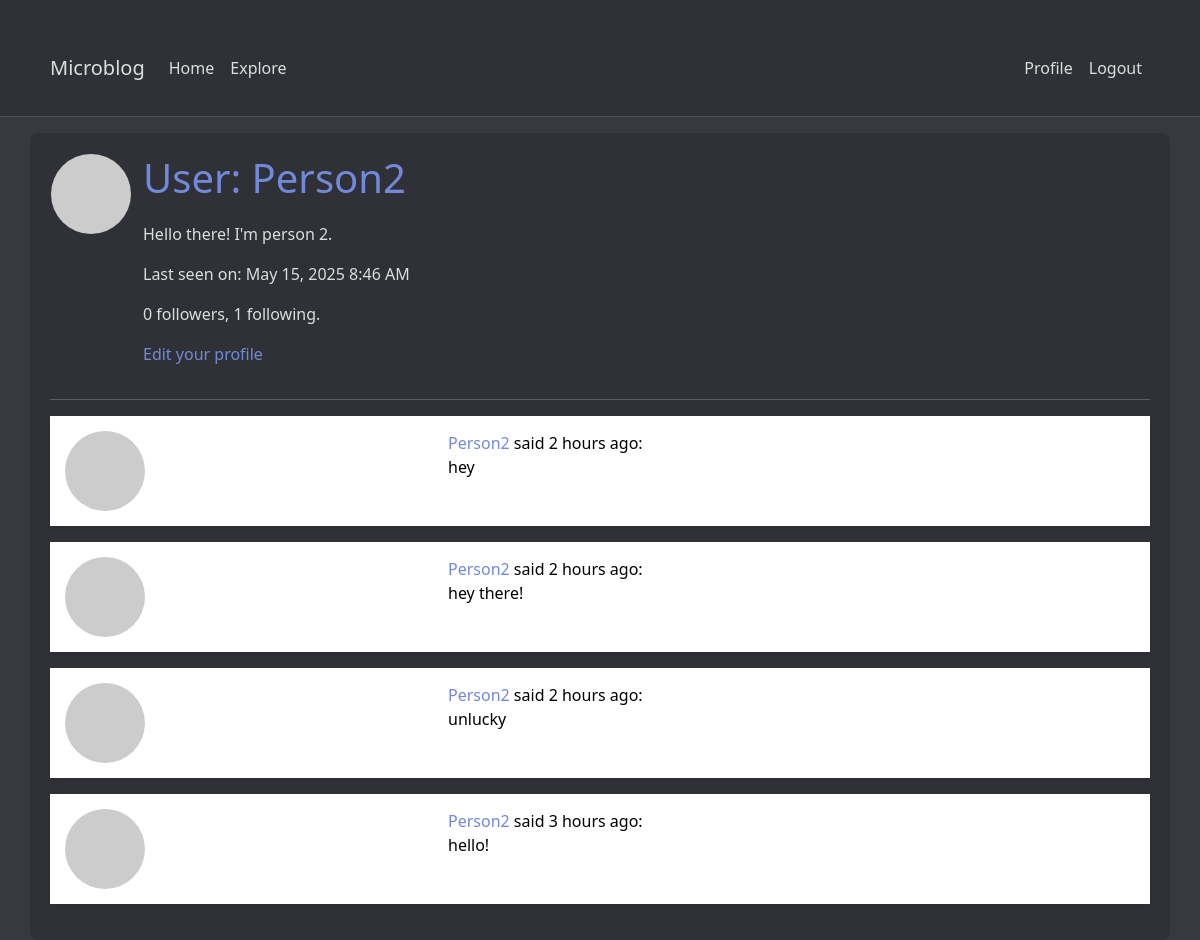
The page /user/Person2 (signed in) on the database as committed earlier.
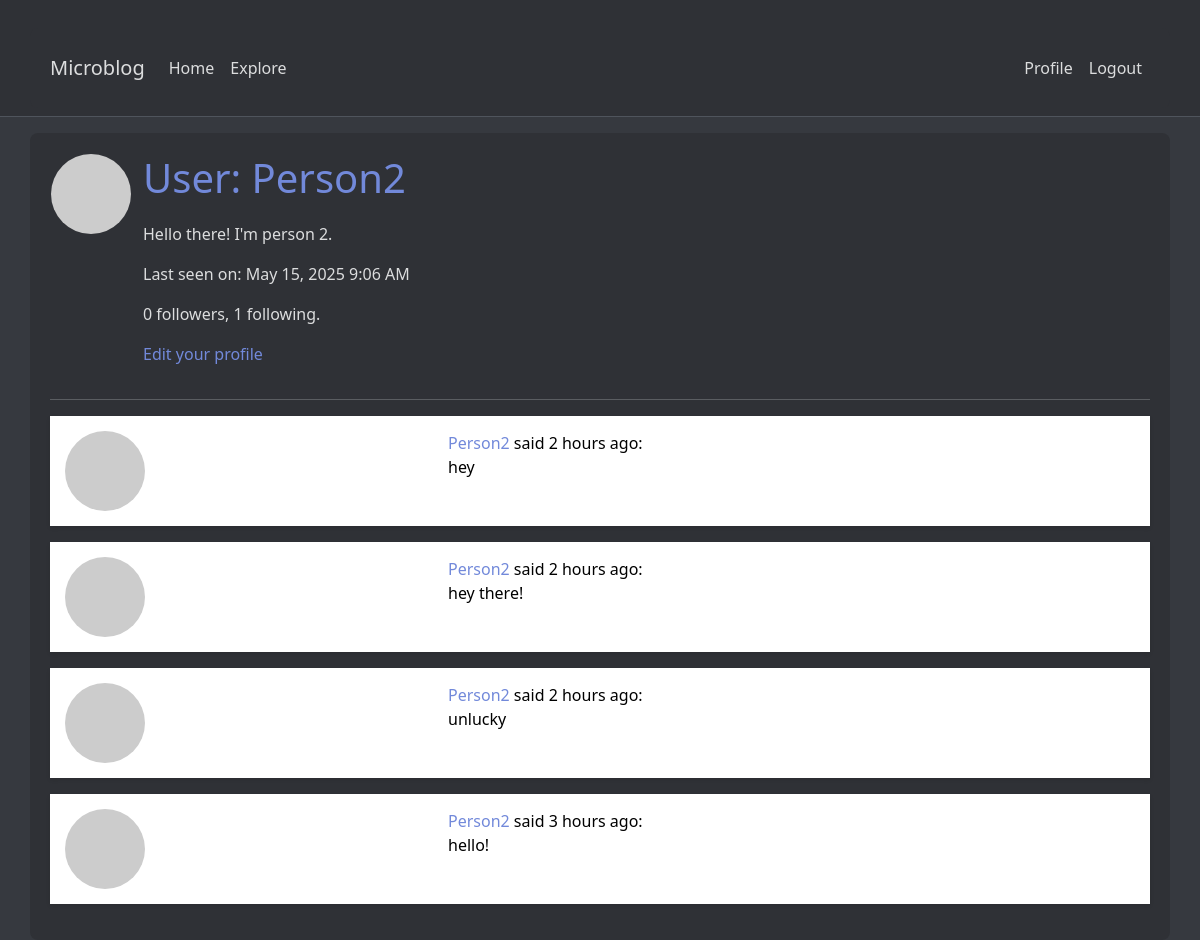
The same page on the database as committed later.
### app/models.py (models this page shows, shortened)
class User(UserMixin,db.Model):
    id: so.Mapped[int] = so.mapped_column(primary_key=True)
    username: so.Mapped[str] = so.mapped_column(sa.String(64), unique=True, index=True)
    email: so.Mapped[str] = so.mapped_column(sa.String(120), unique=True)
    password_hash: so.Mapped[str] = so.mapped_column(sa.String(128))
    posts: so.WriteOnlyMapped['Post'] = so.relationship('Post', back_populates='author')
    about_me: so.Mapped[Optional[str]] = so.mapped_column(sa.String(140))
    last_seen: so.Mapped[datetime] = so.mapped_column(default=lambda:datetime.now(timezone.utc))
    following: so.WriteOnlyMapped['User'] = so.relationship(
        secondary=followers, primaryjoin=(followers.c.follower_id == id),
        secondaryjoin=(followers.c.followed_id == id),
        back_populates='followers'
    )
    followers: so.WriteOnlyMapped['User'] = so.relationship(
        secondary=followers, primaryjoin=(followers.c.followed_id == id),
        secondaryjoin=(followers.c.follower_id == id),
        back_populates='following'
    )
    def avatar(self, size):
        digest = md5(self.email.lower().encode('utf-8')).hexdigest()
        return f'https://www.gravatar.com/avatar/{digest}?d=identicon&s={size}'
    def followers_count(self):
        query = sa.select(sa.func.count()).select_from(
            self.followers.select().subquery())
        return db.session.scalar(query)
    def following_count(self):
        query = sa.select(sa.func.count()).select_from(
            self.following.select().subquery())
        return db.session.scalar(query)

class Post(db.Model):
    id: so.Mapped[int] = so.mapped_column(primary_key=True)
    body: so.Mapped[str] = so.mapped_column(sa.String(140))
    timestamp: so.Mapped[datetime] = so.mapped_column(sa.DateTime, index=True, default=datetime.now(timezone.utc))
    user_id: so.Mapped[int] = so.mapped_column(sa.Integer, sa.ForeignKey('user.id'), index=True)
    author: so.Mapped[User] = so.relationship('User', back_populates='posts')

### app/routes.py (the view)
@app.route('/user/<username>')
@login_required
def user(username):
    user = db.first_or_404(sa.select(User).where(User.username == username))
    page = request.args.get('page', 1, type=int)
    query = user.posts.select().order_by(Post.timestamp.desc())
    posts = db.paginate(query, page=page,
                        per_page=app.config['POSTS_PER_PAGE'],
                        error_out=False)
    next_url = url_for('user', username=user.username, page=posts.next_num) \
        if posts.has_next else None
    prev_url = url_for('user', username=user.username, page=posts.prev_num) \
        if posts.has_prev else None
    form = EmptyForm()
    return render_template('user.html', user=user, posts=posts.items, next_url=next_url, prev_url=prev_url, form=form)

### app/models.py (called while the page is built)
def load_user(id):
    return User.query.get(int(id))

### app/routes.py (called while the page is built)
@app.before_request
def before_request():
    if current_user.is_authenticated:
        current_user.last_seen = datetime.now(timezone.utc)
        db.session.commit()

### app/templates/user.html (shortened to what this page needs)
{% extends "base.html" %}
{% block content %}
    <table>
        <tr valign="top">
            <td><img src = "{{user.avatar(128) }}" alt=""></td>
            <td>
                <h1>User: {{ user.username }}</h1>
                {% if user.about_me %}<p>{{ user.about_me }}</p>{% endif %}
                {% if user.last_seen %}
                    <p>Last seen on: {{ moment(user.last_seen).format('LLL') }}</p>
                {% endif %}
                <p>{{ user.followers_count() }} followers, {{ user.following_count() }} following.</p>
                {% if user == current_user %}
                <p><a href="{{ url_for('edit_profile') }}">Edit your profile</a></p>
                {% endif %}
            </td>
        </tr>
    </table>
    <hr>
    {% for post in posts %}
        {% include '_post.html' %}
    {% endfor %}
{% endblock %}

### app/templates/base.html (shortened to what this page needs)
<!doctype html>
<html lang="en">
<head>
    <link
        href="https://cdn.jsdelivr.net/npm/bootstrap@5.3.2/dist/css/bootstrap.min.css"
        rel="stylesheet"
>
    <link rel="stylesheet" href="{{ url_for('static', filename='styles/discord-theme.css') }}">
</head>
<body>
    <nav class="navbar navbar-expand-lg bg-body-tertiary">
        <div class="container">
            <a class="navbar-brand" href="{{ url_for('index') }}">Microblog</a>
            <div class="collapse navbar-collapse" id="navbarSupportedContent">
                <ul class="navbar-nav me-auto mb-2 mb-lg-0">
                        <li class="nav-item">
                        <a class="nav-link" aria-current="page" href="{{ url_for('index') }}">Home</a>
                    </li>
                    <li class="nav-item">
                        <a class="nav-link" aria-current="page" href="{{ url_for('explore') }}">Explore</a>
                    </li>
            </ul>
            <ul class="navbar-nav mb-2 mb-lg-0">
                {% if current_user.is_anonymous %}
                    <a class="nav-link" aria-current="page" href="{{ url_for('login') }}">Login</a>
                {% else %}
                    <a class="nav-link" aria-current="page" href="{{ url_for('user', username=current_user.username) }}">Profile</a>
                    <a class="nav-link" aria-current="page" href="{{ url_for('logout') }}">Logout</a>
                {% endif %}
            </ul>
        </div>
    </nav>
    <div class="container mt-3">
        {% block content %}{% endblock %}
    </div>
</body>
</html>

### app/templates/_post.html
<table class="table table-hover">
    <tr>
        <td width="70px">
            <a href="{{ url_for('user', username=post.author.username) }}">
                <img src="{{ post.author.avatar(70) }}" />
            </a>
        </td>
        <td>
            <a href="{{ url_for('user', username=post.author.username) }}">
                {{ post.author.username }}
            </a>
            said {{ moment(post.timestamp).fromNow() }}:
            <br>
            {{ post.body }}
        </td>
    </tr>
</table>

### app/static/styles/discord-theme.css (style rules this page uses)
:root { --discord-dark: #36393f; --discord-light: #2f3136; --discord-accent: #7289da; --discord-hover: #4f545c; --discord-error: #f04747; --discord-success: #43b581; --discord-text: #dcddde; --discord-muted: #72767d; }
body { background-color: var(--discord-dark); color: var(--discord-text); }
.navbar { background-color: var(--discord-light) !important; border-bottom: 1px solid var(--discord-hover); }
.navbar-brand, .nav-link { color: var(--discord-text) !important; }
.container { background-color: var(--discord-light); border-radius: 8px; padding: 20px; margin-top: 20px; }
.table { background-color: var(--discord-light); border: none; box-shadow: 0 2px 4px rgba(0,0,0,0.1); }
.table td { border: none; padding: 15px; }
.table td:first-child { width: auto; padding: 15px; }
img { border-radius: 50%; margin-right: 10px; }
a { color: var(--discord-accent); text-decoration: none; }
h1 { color: var(--discord-accent); margin-bottom: 20px; }
.nav-link { padding: 0.5rem 1rem; border-radius: 4px; }

Rows that differ between the two databases and show on the page:
changed User "Person2": last_seen "May 15, 2025 8:46 AM" → "May 15, 2025 9:06 AM"
